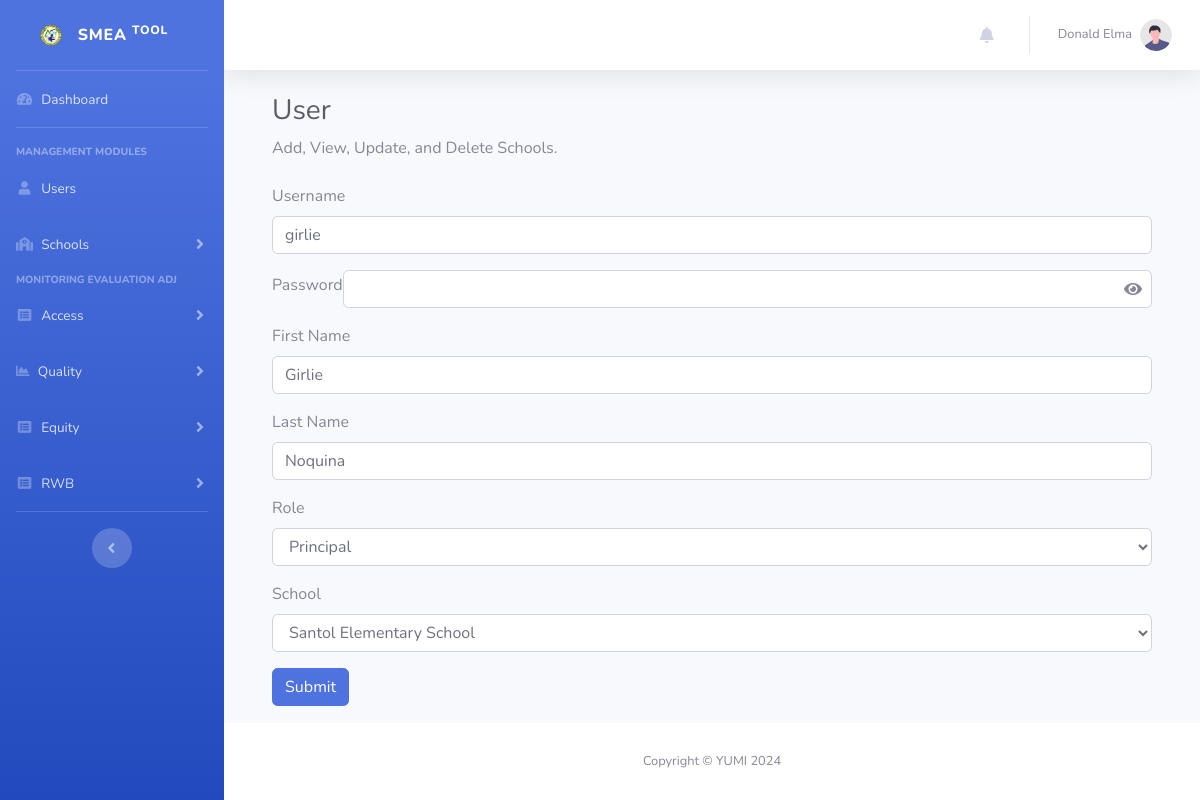
Page /addUser.php?id=24&type=edit (signed in) on the committed database.
### tables this page shows
CREATE TABLE IF NOT EXISTS `users` (
  `id` int NOT NULL AUTO_INCREMENT,
  `username` varchar(50) NOT NULL,
  `password` text NOT NULL,
  `first_name` text NOT NULL,
  `last_name` text NOT NULL,
  `role` int NOT NULL DEFAULT '0',
  `updated_at` timestamp NOT NULL DEFAULT CURRENT_TIMESTAMP,
  `created_at` timestamp NOT NULL DEFAULT CURRENT_TIMESTAMP ON UPDATE CURRENT_TIMESTAMP,
  `school_id` int DEFAULT NULL,
  PRIMARY KEY (`id`),
  KEY `FK_users_roles` (`role`),
  KEY `school_id` (`school_id`),
  CONSTRAINT `FK_users_roles` FOREIGN KEY (`role`) REFERENCES `roles` (`id`) ON DELETE CASCADE ON UPDATE CASCADE,
  CONSTRAINT `users_ibfk_1` FOREIGN KEY (`school_id`) REFERENCES `schools` (`id`)
);

CREATE TABLE IF NOT EXISTS `roles` (
  `id` int NOT NULL AUTO_INCREMENT,
  `description` varchar(50) NOT NULL DEFAULT '0',
  `permission` text NOT NULL,
  `updated_at` timestamp NULL DEFAULT CURRENT_TIMESTAMP ON UPDATE CURRENT_TIMESTAMP,
  `created_at` timestamp NULL DEFAULT CURRENT_TIMESTAMP,
  PRIMARY KEY (`id`)
);

CREATE TABLE IF NOT EXISTS `schools` (
  `id` int NOT NULL AUTO_INCREMENT,
  `name` text NOT NULL,
  `address` text,
  `updated_at` timestamp NULL DEFAULT CURRENT_TIMESTAMP ON UPDATE CURRENT_TIMESTAMP,
  `created_at` timestamp NULL DEFAULT CURRENT_TIMESTAMP,
  PRIMARY KEY (`id`)
);

### addUser.php (the view, shortened to what this page needs)
<?php
require_once "connection/db.php";
$firstName = "";
$lastName = "";
$roleID = "";
$id = (isset($_GET["id"])) ? trim($_GET["id"]) : "";
$schoolID = "";
if(isset($_GET["type"]) && !empty(trim($_GET["type"]))){
    $type = trim($_GET["type"]);
    if($type == "edit"){
        $sql = "SELECT * FROM users WHERE id = $id";
        $result = $conn->query($sql);
        if ($result->num_rows > 0) {
            $row = $result->fetch_assoc();
            $username = $row['username'];
            $firstName = $row['first_name'];
            $lastName = $row['last_name'];
            $roleID = $row['role'];
            $schoolID = isset($row['school_id']) ? $row['school_id'] : "";
        }
    }
}
$roles = [];
$schools = [];
$sql = "SELECT * FROM roles";
$result = $conn->query($sql);
if ($result->num_rows > 0) {
    while($row = $result->fetch_assoc()) {
        $roles[] = $row;
    }
}
$sql = "SELECT * FROM schools";
$result = $conn->query($sql);
if ($result->num_rows > 0) {
    while($row = $result->fetch_assoc()) {
        $schools[] = $row;
    }
}
include_once('header.php');
?>
<body id="page-top">
    <div id="wrapper">
        <?php include_once "sidebar.php"; ?>
        <div id="content-wrapper" class="d-flex flex-column">
            <div id="content">
                <?php include_once "navbar.php"?>
                <div class="container-fluid">
                    <div class="container-fluid">
                        <h1 class="h3 mb-2 text-gray-800">User</h1>
                        <p class="mb-4">Add, View, Update, and Delete Schools.</p>
                        <form action="addUser.php" method="post">
                            <div class="form-group">
                                <label for="username">Username</label>
                                <input type="text" class="form-control" id="username" name="username" required value="<?php echo $username?>">
                            </div>
                            <div class="form-group position-relative">
                                <label for="password">Password</label>
                                <input type="password" class="form-control" id="password" name="password" <?php if(!(isset($type) && $type == 'edit')) echo 'required'; ?>>
                                <span class="eye-icon" onclick="togglePasswordVisibility()">
                                    <i class="fas fa-eye" id="eyeIcon"></i>
                                </span>
                            </div>
                            <div class="form-group">
                                <label for="firstName">First Name</label>
                                <input type="text" class="form-control" id="firstName" name="firstName" required value="<?php echo $firstName?>">
                            </div>
                            <div class="form-group">
                                <label for="lastName">Last Name</label>
                                <input type="text" class="form-control" id="lastName" name="lastName" required value="<?php echo $lastName?>">
                            </div>
                            <div class="form-group">
                                <label for="role">Role</label>
                                <select class="form-control" id="role" name="role" required onchange="toggleSchoolField()">
                                    <?php foreach ($roles as $role): ?>
                                        <option value="<?php echo htmlspecialchars($role['id']); ?>" <?php if($role['id'] == $roleID) echo 'selected'; ?>>
                                            <?php echo htmlspecialchars($role['description']); ?>
                                        </option>
                                    <?php endforeach; ?>
                                </select>
                            </div>
                            <div class="form-group" id="schoolField" style="display: none;">
                                <label for="school">School</label>
                                <select class="form-control" id="school" name="school">
                                    <?php foreach ($schools as $school): ?>
                                        <option value="<?php echo htmlspecialchars($school['id']); ?>" <?php if($school['id'] == $schoolID) echo 'selected'; ?>>
                                            <?php echo htmlspecialchars($school['name']); ?>
                                        </option>
                                    <?php endforeach; ?>
                                </select>
                            </div>
                            <button type="submit" class="btn btn-primary">Submit</button>
                        </form>
                    </div>
                </div>
            </div>
            <footer class="sticky-footer bg-white">
                <div class="container my-auto">
                    <div class="copyright text-center my-auto">
                        <span>Copyright &copy; YUMI 2024</span>
                    </div>
                </div>
            </footer>
        </div>
    </div>
</body>
</html>

### addUser.php (style rules this page uses)
.form-group.position-relative { display: flex; align-items: center; }
.eye-icon { position: absolute; right: 10px; cursor: pointer; display: flex; align-items: center; }
.form-control { padding-right: 30px; }

### rows in the picture
users: username "girlie", firstName "Girlie", lastName "Noquina", role "Principal", school "Santol Elementary School"

### other values in the picture
$_SESSION["fullname"] "Donald Elma"
